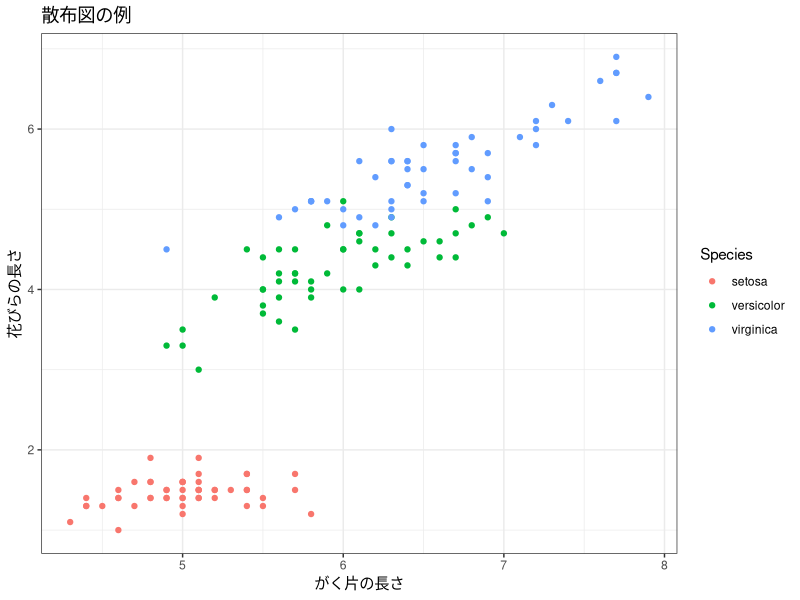
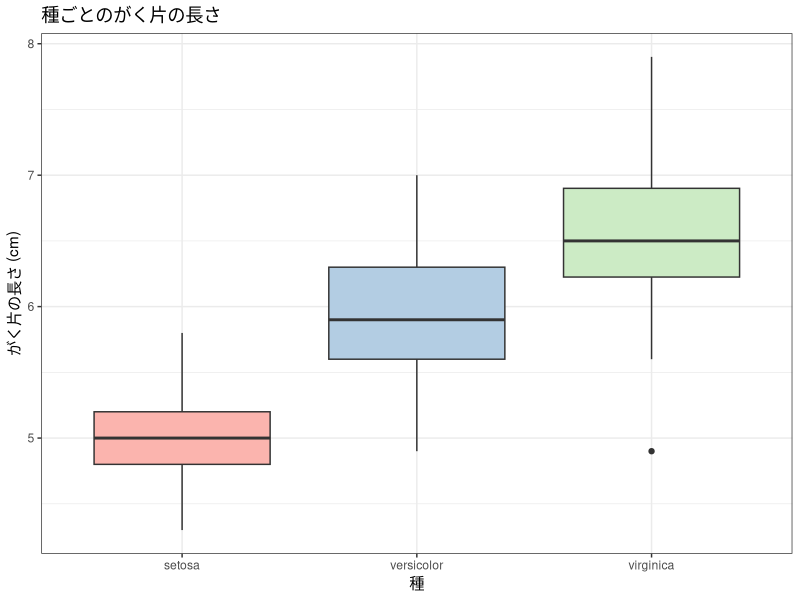

Reproduce these figures in R, in order.
## ---- chunk 1
knitr::opts_chunk$set(echo = TRUE, warning = FALSE, message = FALSE,
                      fig.width = 7, fig.height = 4)
library(tidyverse)
## ---- chunk 2
# 変数への代入
x <- 42
y <- c(1, 2, 3, 4, 5)

# 基本的な統計関数
mean(y)
sd(y)
## ---- chunk 3
# 散布図の基本
ggplot(data = iris, aes(x = Sepal.Length, y = Petal.Length, color = Species)) +
  geom_point() +
  labs(title = "散布図の例", x = "がく片の長さ", y = "花びらの長さ") +
  theme_bw()
## ---- chunk 4
# 箱ひげ図
ggplot(data = iris, aes(x = Species, y = Sepal.Length, fill = Species)) +
  geom_boxplot() +
  scale_fill_brewer(palette = "Pastel1") +
  labs(title = "種ごとのがく片の長さ", x = "種", y = "がく片の長さ (cm)") +
  theme_bw() +
  theme(legend.position = "none")
## ---- chunk 5
# filter + select + mutate + arrange の組み合わせ
iris |>
  filter(Species == "virginica") |>
  select(Sepal.Length, Sepal.Width, Petal.Length) |>
  mutate(sepal_ratio = Sepal.Length / Sepal.Width) |>
  arrange(desc(sepal_ratio)) |>
  head(5)
## ---- chunk 6
# group_by + summarise
iris |>
  group_by(Species) |>
  summarise(
    n    = n(),
    mean = mean(Petal.Length),
    sd   = sd(Petal.Length)
  )
